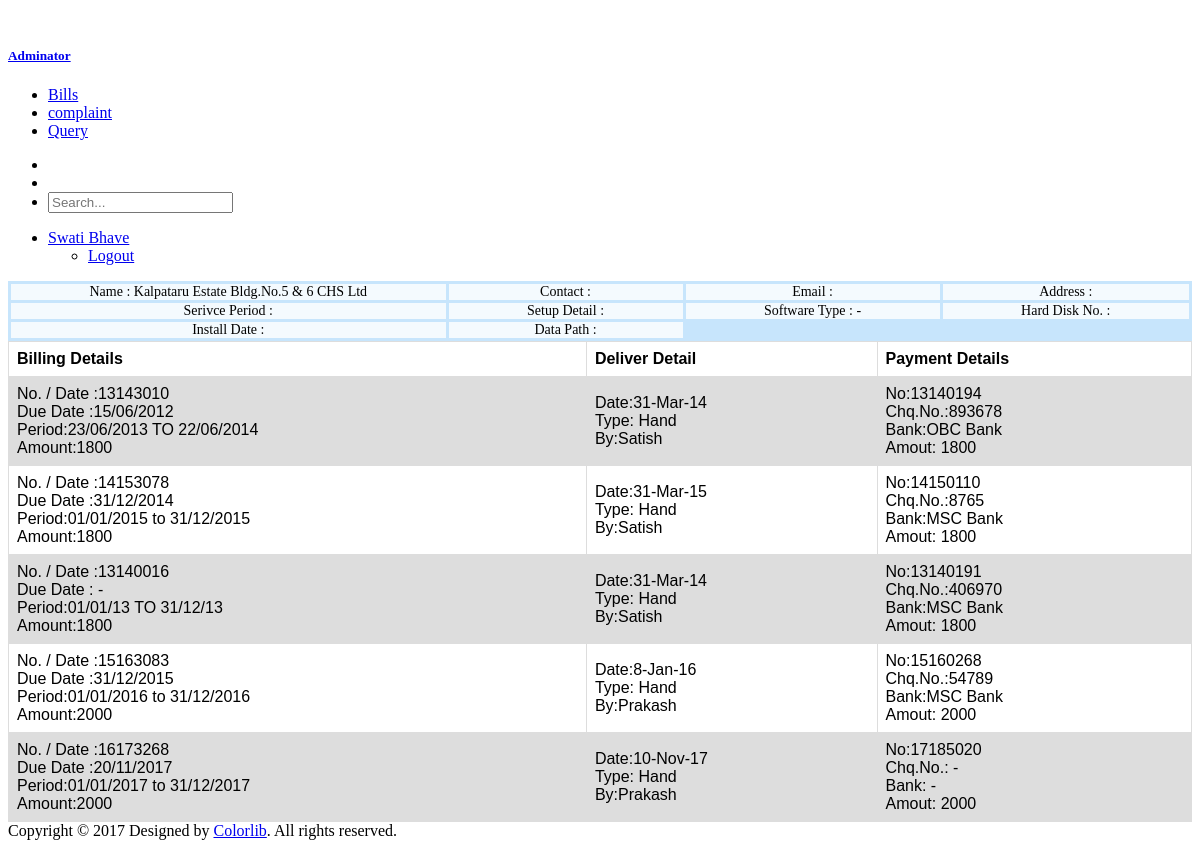
Screenshot of /client.php (signed in) with the database file from the repository.
### tables this page shows
CREATE TABLE `sambillingdetail` (
  `id` int(6) UNSIGNED NOT NULL,
  `billid` varchar(30) NOT NULL,
  `Receipt_No` varchar(30) NOT NULL,
  `Cheque_No` varchar(30) NOT NULL,
  `Cheque_Date` varchar(30) NOT NULL,
  `Bank_Name` varchar(100) NOT NULL,
  `Amount` varchar(100) NOT NULL,
  `Receipt_Remark` varchar(100) NOT NULL,
  `Receipt_Uploaded_By` varchar(100) NOT NULL,
  `CliId` varchar(100) NOT NULL,
  `CliSrNo` varchar(100) NOT NULL,
  `CliName` varchar(100) NOT NULL,
  `Bill_Year` varchar(100) NOT NULL,
  `Bill_No` varchar(100) NOT NULL,
  `Bill_Date` varchar(100) NOT NULL,
  `Due_Date` varchar(100) NOT NULL,
  `Period` varchar(100) NOT NULL,
  `Software_Type` varchar(100) NOT NULL,
  `Bill_Particular` varchar(100) NOT NULL,
  `Remark` varchar(100) NOT NULL,
  `Bill_Amount` varchar(100) NOT NULL,
  `Bill_Uploaded_By` varchar(100) NOT NULL,
  `Deliverd` varchar(100) NOT NULL,
  `Delivery_Type` varchar(100) NOT NULL,
  `Delivery_Hand` varchar(100) NOT NULL,
  `Delivery_Courier` varchar(100) NOT NULL,
  `Delivery_Email` varchar(100) NOT NULL,
  `Delivery_Not` varchar(100) NOT NULL,
  `Delivery_Date` varchar(100) NOT NULL,
  `Delivery_Remark` varchar(100) NOT NULL,
  `Delivery_Uploaded_By` varchar(100) NOT NULL,
  `Bill_Paid` varchar(100) NOT NULL,
  `UserPassword` varchar(100) NOT NULL,
  `CliEmail_Id` varchar(100) NOT NULL
);

### client.php (the view, shortened to what this page needs)
<?php session_start();
include('conn.php');
 $n = $_SESSION['CliName'];
 $id =$_SESSION['ClientId'];
 ?>
<!DOCTYPE html>
<html>
<head>
  <link href="http://www.arfeenkhan.com/coachstat/form/super/js/style.css" rel="stylesheet">
</head>
<body class="app">
  <div>
    <div class="sidebar">
      <div class="sidebar-inner">
        <div class="sidebar-logo">
          <div class="peers ai-c fxw-nw">
            <div class="peer peer-greed">
              <a class="sidebar-link td-n" href="index.html" class="td-n">
                <div class="peers ai-c fxw-nw">
                  <div class="peer">
                    <div class="logo">
                    </div>
                  </div>
                  <div class="peer peer-greed">
                    <h5 class="lh-1 mB-0 logo-text">Adminator</h5>
                  </div>
                </div>
              </a>
            </div>
          </div>
        </div>
        <ul class="sidebar-menu scrollable pos-r">
          <li class="nav-item mT-30 active">
            <a class="sidebar-link" href="#allbills" default>
              <span class="title" id="allbills">Bills</span>
            </a>
          </li>
            <li class="nav-item">
            <a class="sidebar-link" href="#complaintclk">
              <span class="title" id="complaintclk">complaint</span>
            </a>
          </li>
          <li class="nav-item">
            <a class="sidebar-link" href="#queryclck">
              <span class="title" id="queryclck">Query</span>
            </a>
          </li>
        </ul>
      </div>
    </div>
    <div class="page-container">
      <div class="header navbar">
        <div class="header-container">
          <ul class="nav-left">
            <li>
            </li>
            <li class="search-box">
            </li>
            <li class="search-input">
              <input class="form-control" type="text" placeholder="Search...">
            </li>
          </ul>
          <ul class="nav-right">
            <li class="dropdown">
              <a href="#" class="dropdown-toggle no-after peers fxw-nw ai-c lh-1" data-toggle="dropdown">
                <div class="peer">
                  <span class="fsz-sm c-grey-900"><?php  echo$n; ?></span>
                </div>
              </a>
              <ul class="dropdown-menu fsz-sm">
               <li>
                  <a href="logout.php" class="d-b td-n pY-5 bgcH-grey-100 c-grey-700">
                    <span>Logout</span>
                  </a>
                </li>
              </ul>
            </li>
          </ul>
        </div>
      </div>
      <main class="main-content bgc-grey-100">
         <?php
         $Query = "SELECT * FROM `sambillingdetail` WHERE CliId='$id'";
        $results = mysqli_query($conn, $Query);
        $row = mysqli_fetch_assoc($results);
        $Query2 = "SELECT * FROM `climaster` WHERE ClientId='$id'";
        $results2 = mysqli_query($conn, $Query2);
        $row2 = mysqli_fetch_assoc($results2);
?>
            <div  class="masonry-item col-12" id="billings">
                  <div class="grid-container">
                  <div class="item1">Name : <?php echo $row['CliName']; ?> </div>
                  <div class="item2">Contact :<?php echo $row2['Contact']; ?></div>
                  <div class="item3">Email :<?php echo $row2['Email']; ?></div>
                  <div class="item4">Address :<?php echo $row2['OfficeFlatNo']; echo $row2['Add1']; echo $row2['Area'];echo $row2['PinCode'];echo $row2['LandMark'];echo $row2['Busstopname']; ?></div>
                  <div class="item5">Serivce Period : </div>
                  <div class="item6">Setup Detail :<?php echo $row2['SetupName']; ?></div>
                  <div class="item7">Software Type :<?php echo $row['Software_Type']; ?></div>
                  <div class="item8">Hard Disk No. :<?php echo $row2['Hdno']; ?></div>
                  <div class="item4">Install Date : </div>
                  <div class="item5">Data Path : </div>
                </div>
                <table>
                  <tr>
                    <th>Billing Details</th>
                    <th>Deliver Detail</th>
                    <th>Payment Details</th>
                  </tr>
                  <?php
                 $qry = "SELECT * FROM `sambillingdetail` WHERE CliId='$id'";
                  $billresults = mysqli_query($conn, $qry);
                   while ($rowbill=mysqli_fetch_assoc($billresults))
                        {
                  ?>
                  <tr>
                    <td>
                      <label>No. / Date :<?php echo $rowbill['Bill_No']; ?></label><br>
                      <label>Due Date :<?php echo $rowbill['Due_Date']; ?></label><br>
                      <label>Period:<?php echo $rowbill['Period']; ?></label><br>
                      <label>Amount:<?php echo $rowbill['Bill_Amount']; ?></label>
                    </td>
                    <td>
                        <label>Date:<?php echo $rowbill['Delivery_Date']; ?></label><br>
                      <label>Type:<?php echo $rowbill['Delivery_Type']; ?></label><br>
                      <label>By:<?php echo $rowbill['Delivery_Uploaded_By']; ?></label>
                    </td>
                    <td>
                     <label>No:<?php echo $rowbill['Receipt_No']; ?></label><br>
                      <label>Chq.No.:<?php echo $rowbill['Cheque_No']; ?></label><br>
                      <label>Bank:<?php echo $rowbill['Bank_Name']; ?></label><br>
                      <label>Amout: <?php echo $rowbill['Amount']; ?></label>
                    </td>
                  </tr>
                  <?php } ?>
                </table>
            </div>
      </main>
      <footer class="bdT ta-c p-30 lh-0 fsz-sm c-grey-600">
        <span>Copyright © 2017 Designed by
          <a href="https://colorlib.com/" target="_blank" title="Colorlib">Colorlib</a>. All rights reserved.</span>
      </footer>
    </div>
  </div>
</body>
</html>

### client.php (style rules this page uses)
.grid-container { display: grid; grid-template-columns: auto auto auto auto; grid-gap: 3px; background-color: #2196f340; padding: 3px; }
.grid-container > div { background-color: rgba(255, 255, 255, 0.8); text-align: center; padding: 0px 0; font-size: 14px; }
table { font-family: arial, sans-serif; border-collapse: collapse; width: 100%; }
td, th { border: 1px solid #dddddd; text-align: left; padding: 8px; }
tr:nth-child(even) { background-color: #dddddd; }

### rows the page displays
sambillingdetail: CliName "Kalpataru Estate Bldg.No.5 & 6 CHS Ltd", Software_Type "-", Bill_No "13143010", Due_Date "15/06/2012", Period "23/06/2013 TO 22/06/2014", Bill_Amount "1800", Delivery_Date "31-Mar-14", Delivery_Type "Hand", Delivery_Uploaded_By "Satish", Receipt_No "13140194", Cheque_No "893678", Bank_Name "OBC Bank", Amount "1800"
sambillingdetail: Bill_No "14153078", Due_Date "31/12/2014", Period "01/01/2015 to 31/12/2015", Bill_Amount "1800", Delivery_Date "31-Mar-15", Delivery_Type "Hand", Delivery_Uploaded_By "Satish", Receipt_No "14150110", Cheque_No "8765", Bank_Name "MSC Bank", Amount "1800"
sambillingdetail: Bill_No "13140016", Due_Date "-", Period "01/01/13 TO 31/12/13", Bill_Amount "1800", Delivery_Date "31-Mar-14", Delivery_Type "Hand", Delivery_Uploaded_By "Satish", Receipt_No "13140191", Cheque_No "406970", Bank_Name "MSC Bank", Amount "1800"
sambillingdetail: Bill_No "15163083", Due_Date "31/12/2015", Period "01/01/2016 to 31/12/2016", Bill_Amount "2000", Delivery_Date "8-Jan-16", Delivery_Type "Hand", Delivery_Uploaded_By "Prakash", Receipt_No "15160268", Cheque_No "54789", Bank_Name "MSC Bank", Amount "2000"
sambillingdetail: Bill_No "16173268", Due_Date "20/11/2017", Period "01/01/2017 to 31/12/2017", Bill_Amount "2000", Delivery_Date "10-Nov-17", Delivery_Type "Hand", Delivery_Uploaded_By "Prakash", Receipt_No "17185020", Cheque_No "-", Bank_Name "-", Amount "2000"

### other values shown
$n "Swati Bhave"
